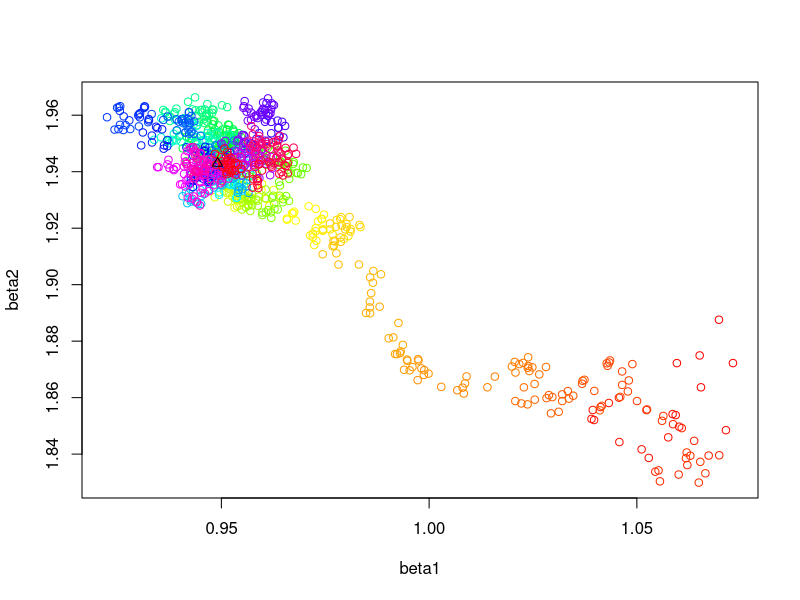
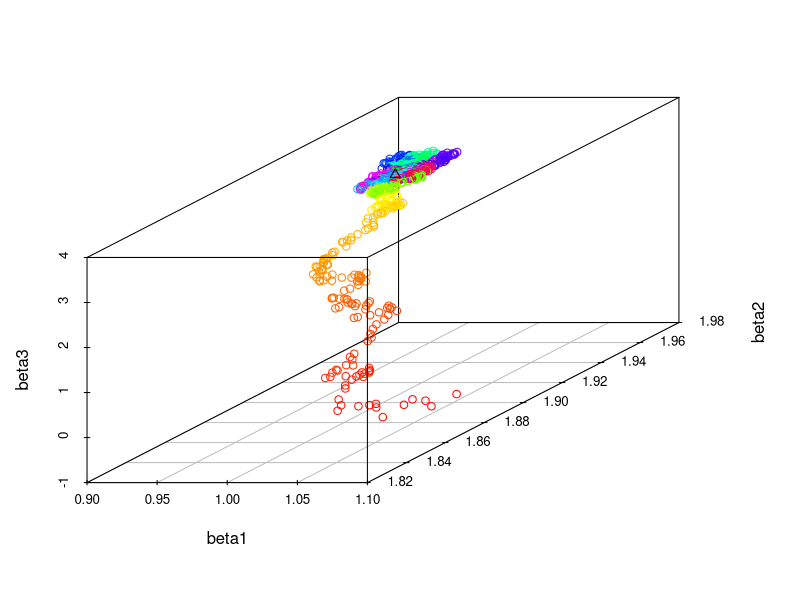

Write the R code that produced these figures, in order.
##############################
##############################
##############################
set.seed(1)
p = 3
n = 100
X = matrix(rnorm(n*p),nrow=n)
b = 1:p
Y = X%*%b + rnorm(n)


#Stochastic Gradient Descent
miniBatchParm = n/2

fF = function(X,b){
  return( X %*% b)
}
ellF = function(Y,f){
  return((Y - f)**2)
}
rF = function(ell){
  return( mean( ell ))
}

#Step 0
bHat          = rnorm(p)
nIter         = 1000
learnRate     = .01

bHatIter      = matrix(0,nrow=nIter,ncol=p)
#Step 1
for(iter in 1:nIter){
  batch = sample(1:n,miniBatchParm,replace=FALSE)
  for(j in 1:p){
    #Step 2a:Forward
    f  = fF(X[batch,],bHat)
    ell = ellF(Y[batch],f)
    r   = rF(ell)
    #Step 2b:Backward
    dell_df = -2*(Y[batch] - f)
    df_dbj  = X[batch,j]
    dR_dbj   = rF( dell_df*df_dbj )
    #Step 3: Update
    bHat[j]  = bHat[j] - learnRate * dR_dbj
  }
  bHatIter[iter,] = bHat
}


bHat_LS = lm(Y~X-1)$coef
print(bHat_LS)

plot(bHatIter[,1:2],col=rainbow(nIter),xlab='beta1',ylab='beta2')
points(bHat_LS[1],bHat_LS[2],col='black',pch=2)

require(scatterplot3d)
out.plot = scatterplot3d(bHatIter[,1:3],color=rainbow(nIter),
                         xlab='beta1',ylab='beta2',zlab='beta3')
                        
out.plot$points3d(bHat_LS[1],bHat_LS[2],bHat_LS[3],col='black',pch=2)
